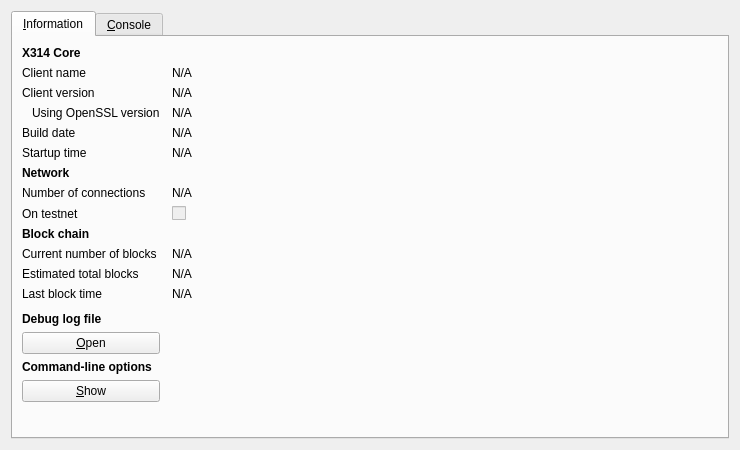
<?xml version="1.0" encoding="UTF-8"?>
<ui version="4.0">
 <class>RPCConsole</class>
 <widget class="QDialog" name="RPCConsole">
  <property name="geometry">
   <rect>
    <x>0</x>
    <y>0</y>
    <width>740</width>
    <height>450</height>
   </rect>
  </property>
  <property name="windowTitle">
   <string>X314 - Debug window</string>
  </property>
  <layout class="QVBoxLayout" name="verticalLayout_2">
   <item>
    <widget class="QTabWidget" name="tabWidget">
     <property name="currentIndex">
      <number>0</number>
     </property>
     <widget class="QWidget" name="tab_info">
      <attribute name="title">
       <string>&amp;Information</string>
      </attribute>
      <layout class="QGridLayout" name="gridLayout" columnstretch="0,1">
       <property name="horizontalSpacing">
        <number>12</number>
       </property>
       <item row="0" column="0">
        <widget class="QLabel" name="label_9">
         <property name="font">
          <font>
           <weight>75</weight>
           <bold>true</bold>
          </font>
         </property>
         <property name="text">
          <string>X314 Core</string>
         </property>
        </widget>
       </item>
       <item row="1" column="0">
        <widget class="QLabel" name="label_5">
         <property name="text">
          <string>Client name</string>
         </property>
        </widget>
       </item>
       <item row="1" column="1">
        <widget class="QLabel" name="clientName">
         <property name="cursor">
          <cursorShape>IBeamCursor</cursorShape>
         </property>
         <property name="text">
          <string>N/A</string>
         </property>
         <property name="textFormat">
          <enum>Qt::PlainText</enum>
         </property>
         <property name="textInteractionFlags">
          <set>Qt::LinksAccessibleByMouse|Qt::TextSelectableByKeyboard|Qt::TextSelectableByMouse</set>
         </property>
        </widget>
       </item>
       <item row="2" column="0">
        <widget class="QLabel" name="label_6">
         <property name="text">
          <string>Client version</string>
         </property>
        </widget>
       </item>
       <item row="2" column="1">
        <widget class="QLabel" name="clientVersion">
         <property name="cursor">
          <cursorShape>IBeamCursor</cursorShape>
         </property>
         <property name="text">
          <string>N/A</string>
         </property>
         <property name="textFormat">
          <enum>Qt::PlainText</enum>
         </property>
         <property name="textInteractionFlags">
          <set>Qt::LinksAccessibleByMouse|Qt::TextSelectableByKeyboard|Qt::TextSelectableByMouse</set>
         </property>
        </widget>
       </item>
       <item row="3" column="0">
        <widget class="QLabel" name="label_14">
         <property name="text">
          <string>Using OpenSSL version</string>
         </property>
         <property name="indent">
          <number>10</number>
         </property>
        </widget>
       </item>
       <item row="3" column="1">
        <widget class="QLabel" name="openSSLVersion">
         <property name="cursor">
          <cursorShape>IBeamCursor</cursorShape>
         </property>
         <property name="text">
          <string>N/A</string>
         </property>
         <property name="textFormat">
          <enum>Qt::PlainText</enum>
         </property>
         <property name="textInteractionFlags">
          <set>Qt::LinksAccessibleByMouse|Qt::TextSelectableByKeyboard|Qt::TextSelectableByMouse</set>
         </property>
        </widget>
       </item>
       <item row="4" column="0">
        <widget class="QLabel" name="label_12">
         <property name="text">
          <string>Build date</string>
         </property>
        </widget>
       </item>
       <item row="4" column="1">
        <widget class="QLabel" name="buildDate">
         <property name="cursor">
          <cursorShape>IBeamCursor</cursorShape>
         </property>
         <property name="text">
          <string>N/A</string>
         </property>
         <property name="textFormat">
          <enum>Qt::PlainText</enum>
         </property>
         <property name="textInteractionFlags">
          <set>Qt::LinksAccessibleByMouse|Qt::TextSelectableByKeyboard|Qt::TextSelectableByMouse</set>
         </property>
        </widget>
       </item>
       <item row="5" column="0">
        <widget class="QLabel" name="label_13">
         <property name="text">
          <string>Startup time</string>
         </property>
        </widget>
       </item>
       <item row="5" column="1">
        <widget class="QLabel" name="startupTime">
         <property name="cursor">
          <cursorShape>IBeamCursor</cursorShape>
         </property>
         <property name="text">
          <string>N/A</string>
         </property>
         <property name="textFormat">
          <enum>Qt::PlainText</enum>
         </property>
         <property name="textInteractionFlags">
          <set>Qt::LinksAccessibleByMouse|Qt::TextSelectableByKeyboard|Qt::TextSelectableByMouse</set>
         </property>
        </widget>
       </item>
       <item row="6" column="0">
        <widget class="QLabel" name="label_11">
         <property name="font">
          <font>
           <weight>75</weight>
           <bold>true</bold>
          </font>
         </property>
         <property name="text">
          <string>Network</string>
         </property>
        </widget>
       </item>
       <item row="7" column="0">
        <widget class="QLabel" name="label_7">
         <property name="text">
          <string>Number of connections</string>
         </property>
        </widget>
       </item>
       <item row="7" column="1">
        <widget class="QLabel" name="numberOfConnections">
         <property name="cursor">
          <cursorShape>IBeamCursor</cursorShape>
         </property>
         <property name="text">
          <string>N/A</string>
         </property>
         <property name="textFormat">
          <enum>Qt::PlainText</enum>
         </property>
         <property name="textInteractionFlags">
          <set>Qt::LinksAccessibleByMouse|Qt::TextSelectableByKeyboard|Qt::TextSelectableByMouse</set>
         </property>
        </widget>
       </item>
       <item row="8" column="0">
        <widget class="QLabel" name="label_8">
         <property name="text">
          <string>On testnet</string>
         </property>
        </widget>
       </item>
       <item row="8" column="1">
        <widget class="QCheckBox" name="isTestNet">
         <property name="enabled">
          <bool>false</bool>
         </property>
         <property name="text">
          <string/>
         </property>
        </widget>
       </item>
       <item row="9" column="0">
        <widget class="QLabel" name="label_10">
         <property name="font">
          <font>
           <weight>75</weight>
           <bold>true</bold>
          </font>
         </property>
         <property name="text">
          <string>Block chain</string>
         </property>
        </widget>
       </item>
       <item row="10" column="0">
        <widget class="QLabel" name="label_3">
         <property name="text">
          <string>Current number of blocks</string>
         </property>
        </widget>
       </item>
       <item row="10" column="1">
        <widget class="QLabel" name="numberOfBlocks">
         <property name="cursor">
          <cursorShape>IBeamCursor</cursorShape>
         </property>
         <property name="text">
          <string>N/A</string>
         </property>
         <property name="textFormat">
          <enum>Qt::PlainText</enum>
         </property>
         <property name="textInteractionFlags">
          <set>Qt::LinksAccessibleByMouse|Qt::TextSelectableByKeyboard|Qt::TextSelectableByMouse</set>
         </property>
        </widget>
       </item>
       <item row="11" column="0">
        <widget class="QLabel" name="label_4">
         <property name="text">
          <string>Estimated total blocks</string>
         </property>
        </widget>
       </item>
       <item row="11" column="1">
        <widget class="QLabel" name="totalBlocks">
         <property name="cursor">
          <cursorShape>IBeamCursor</cursorShape>
         </property>
         <property name="text">
          <string>N/A</string>
         </property>
         <property name="textFormat">
          <enum>Qt::PlainText</enum>
         </property>
         <property name="textInteractionFlags">
          <set>Qt::LinksAccessibleByMouse|Qt::TextSelectableByKeyboard|Qt::TextSelectableByMouse</set>
         </property>
        </widget>
       </item>
       <item row="12" column="0">
        <widget class="QLabel" name="label_2">
         <property name="text">
          <string>Last block time</string>
         </property>
        </widget>
       </item>
       <item row="12" column="1">
        <widget class="QLabel" name="lastBlockTime">
         <property name="cursor">
          <cursorShape>IBeamCursor</cursorShape>
         </property>
         <property name="text">
          <string>N/A</string>
         </property>
         <property name="textFormat">
          <enum>Qt::PlainText</enum>
         </property>
         <property name="textInteractionFlags">
          <set>Qt::LinksAccessibleByMouse|Qt::TextSelectableByKeyboard|Qt::TextSelectableByMouse</set>
         </property>
        </widget>
       </item>
       <item row="13" column="0">
        <spacer name="verticalSpacer_2">
         <property name="orientation">
          <enum>Qt::Vertical</enum>
         </property>
         <property name="sizeHint" stdset="0">
          <size>
           <width>20</width>
           <height>20</height>
          </size>
         </property>
        </spacer>
       </item>
       <item row="14" column="0">
        <widget class="QLabel" name="labelDebugLogfile">
         <property name="font">
          <font>
           <weight>75</weight>
           <bold>true</bold>
          </font>
         </property>
         <property name="text">
          <string>Debug log file</string>
         </property>
        </widget>
       </item>
       <item row="15" column="0">
        <widget class="QPushButton" name="openDebugLogfileButton">
         <property name="toolTip">
          <string>Open the X314 debug log file from the current data directory. This can take a few seconds for large log files.</string>
         </property>
         <property name="text">
          <string>&amp;Open</string>
         </property>
         <property name="autoDefault">
          <bool>false</bool>
         </property>
        </widget>
       </item>
       <item row="16" column="0">
        <widget class="QLabel" name="labelCLOptions">
         <property name="font">
          <font>
           <weight>75</weight>
           <bold>true</bold>
          </font>
         </property>
         <property name="text">
          <string>Command-line options</string>
         </property>
        </widget>
       </item>
       <item row="17" column="0">
        <widget class="QPushButton" name="showCLOptionsButton">
         <property name="toolTip">
          <string>Show the X314-Qt help message to get a list with possible X314 command-line options.</string>
         </property>
         <property name="text">
          <string>&amp;Show</string>
         </property>
         <property name="autoDefault">
          <bool>false</bool>
         </property>
        </widget>
       </item>
       <item row="18" column="0">
        <spacer name="verticalSpacer">
         <property name="orientation">
          <enum>Qt::Vertical</enum>
         </property>
         <property name="sizeHint" stdset="0">
          <size>
           <width>20</width>
           <height>40</height>
          </size>
         </property>
        </spacer>
       </item>
      </layout>
     </widget>
     <widget class="QWidget" name="tab_console">
      <attribute name="title">
       <string>&amp;Console</string>
      </attribute>
      <layout class="QVBoxLayout" name="verticalLayout_3">
       <property name="spacing">
        <number>3</number>
       </property>
       <item>
        <widget class="QTextEdit" name="messagesWidget">
         <property name="minimumSize">
          <size>
           <width>0</width>
           <height>100</height>
          </size>
         </property>
         <property name="readOnly">
          <bool>true</bool>
         </property>
         <property name="tabKeyNavigation" stdset="0">
          <bool>false</bool>
         </property>
         <property name="columnCount" stdset="0">
          <number>2</number>
         </property>
        </widget>
       </item>
       <item>
        <layout class="QHBoxLayout" name="horizontalLayout">
         <property name="spacing">
          <number>3</number>
         </property>
         <item>
          <widget class="QLabel" name="label">
           <property name="text">
            <string notr="true">&gt;</string>
           </property>
          </widget>
         </item>
         <item>
          <widget class="QLineEdit" name="lineEdit"/>
         </item>
         <item>
          <widget class="QPushButton" name="clearButton">
           <property name="maximumSize">
            <size>
             <width>24</width>
             <height>24</height>
            </size>
           </property>
           <property name="toolTip">
            <string>Clear console</string>
           </property>
           <property name="text">
            <string/>
           </property>
           <property name="icon">
            <iconset resource="../bitcoin.qrc">
             <normaloff>:/icons/remove</normaloff>:/icons/remove</iconset>
           </property>
           <property name="shortcut">
            <string notr="true">Ctrl+L</string>
           </property>
           <property name="autoDefault">
            <bool>false</bool>
           </property>
          </widget>
         </item>
        </layout>
       </item>
      </layout>
     </widget>
    </widget>
   </item>
  </layout>
 </widget>
 <resources>
  <include location="../bitcoin.qrc"/>
 </resources>
 <connections/>
</ui>
